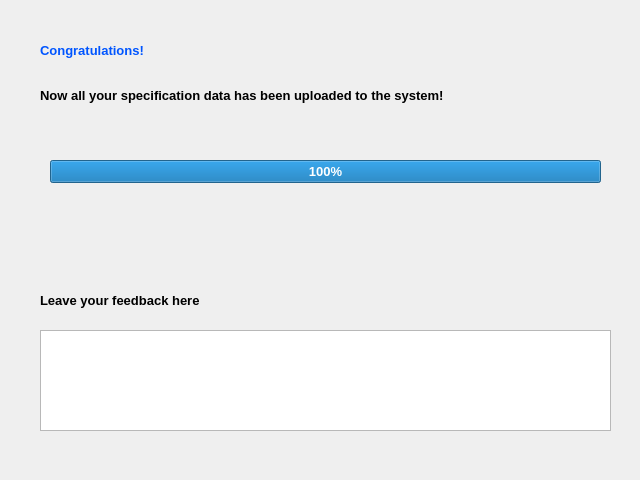
<?xml version="1.0" encoding="UTF-8"?>
<ui version="4.0">
 <class>Dialog</class>
 <widget class="QDialog" name="Dialog">
  <property name="geometry">
   <rect>
    <x>0</x>
    <y>0</y>
    <width>640</width>
    <height>480</height>
   </rect>
  </property>
  <property name="font">
   <font>
    <pointsize>10</pointsize>
    <weight>75</weight>
    <bold>true</bold>
   </font>
  </property>
  <property name="windowTitle">
   <string>FinalStep</string>
  </property>
  <widget class="QProgressBar" name="progressBar">
   <property name="geometry">
    <rect>
     <x>50</x>
     <y>160</y>
     <width>551</width>
     <height>23</height>
    </rect>
   </property>
   <property name="value">
    <number>100</number>
   </property>
  </widget>
  <widget class="QTextEdit" name="textEdit">
   <property name="geometry">
    <rect>
     <x>40</x>
     <y>330</y>
     <width>571</width>
     <height>101</height>
    </rect>
   </property>
  </widget>
  <widget class="QLabel" name="label">
   <property name="geometry">
    <rect>
     <x>40</x>
     <y>285</y>
     <width>271</width>
     <height>31</height>
    </rect>
   </property>
   <property name="text">
    <string>Leave your feedback here</string>
   </property>
  </widget>
  <widget class="QLabel" name="label_2">
   <property name="geometry">
    <rect>
     <x>40</x>
     <y>40</y>
     <width>521</width>
     <height>21</height>
    </rect>
   </property>
   <property name="font">
    <font>
     <pointsize>10</pointsize>
     <weight>75</weight>
     <bold>true</bold>
    </font>
   </property>
   <property name="styleSheet">
    <string notr="true">color: rgb(0, 85, 255);</string>
   </property>
   <property name="text">
    <string>Congratulations! </string>
   </property>
  </widget>
  <widget class="QLabel" name="label_3">
   <property name="geometry">
    <rect>
     <x>40</x>
     <y>80</y>
     <width>581</width>
     <height>31</height>
    </rect>
   </property>
   <property name="text">
    <string>Now all your specification data has been uploaded to the system!</string>
   </property>
  </widget>
 </widget>
 <resources/>
 <connections/>
</ui>
